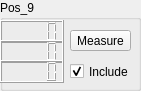
     <widget class="QGroupBox" name="Calib_box_9">
      <property name="geometry">
       <rect>
        <x>660</x>
        <y>400</y>
        <width>141</width>
        <height>91</height>
       </rect>
      </property>
      <property name="title">
       <string>Pos_9</string>
      </property>
      <widget class="QLCDNumber" name="calib_box_x_9">
       <property name="geometry">
        <rect>
         <x>0</x>
         <y>20</y>
         <width>64</width>
         <height>23</height>
        </rect>
       </property>
      </widget>
      <widget class="QLCDNumber" name="calib_box_y_9">
       <property name="geometry">
        <rect>
         <x>0</x>
         <y>40</y>
         <width>64</width>
         <height>23</height>
        </rect>
       </property>
      </widget>
      <widget class="QLCDNumber" name="calib_box_z_9">
       <property name="geometry">
        <rect>
         <x>0</x>
         <y>60</y>
         <width>64</width>
         <height>23</height>
        </rect>
       </property>
      </widget>
      <widget class="QPushButton" name="calibButton_9">
       <property name="geometry">
        <rect>
         <x>70</x>
         <y>30</y>
         <width>61</width>
         <height>21</height>
        </rect>
       </property>
       <property name="text">
        <string>Measure</string>
       </property>
      </widget>
      <widget class="QCheckBox" name="checkBox_9">
       <property name="geometry">
        <rect>
         <x>70</x>
         <y>60</y>
         <width>92</width>
         <height>23</height>
        </rect>
       </property>
       <property name="text">
        <string>Include</string>
       </property>
       <property name="checked">
        <bool>true</bool>
       </property>
      </widget>
     </widget>
